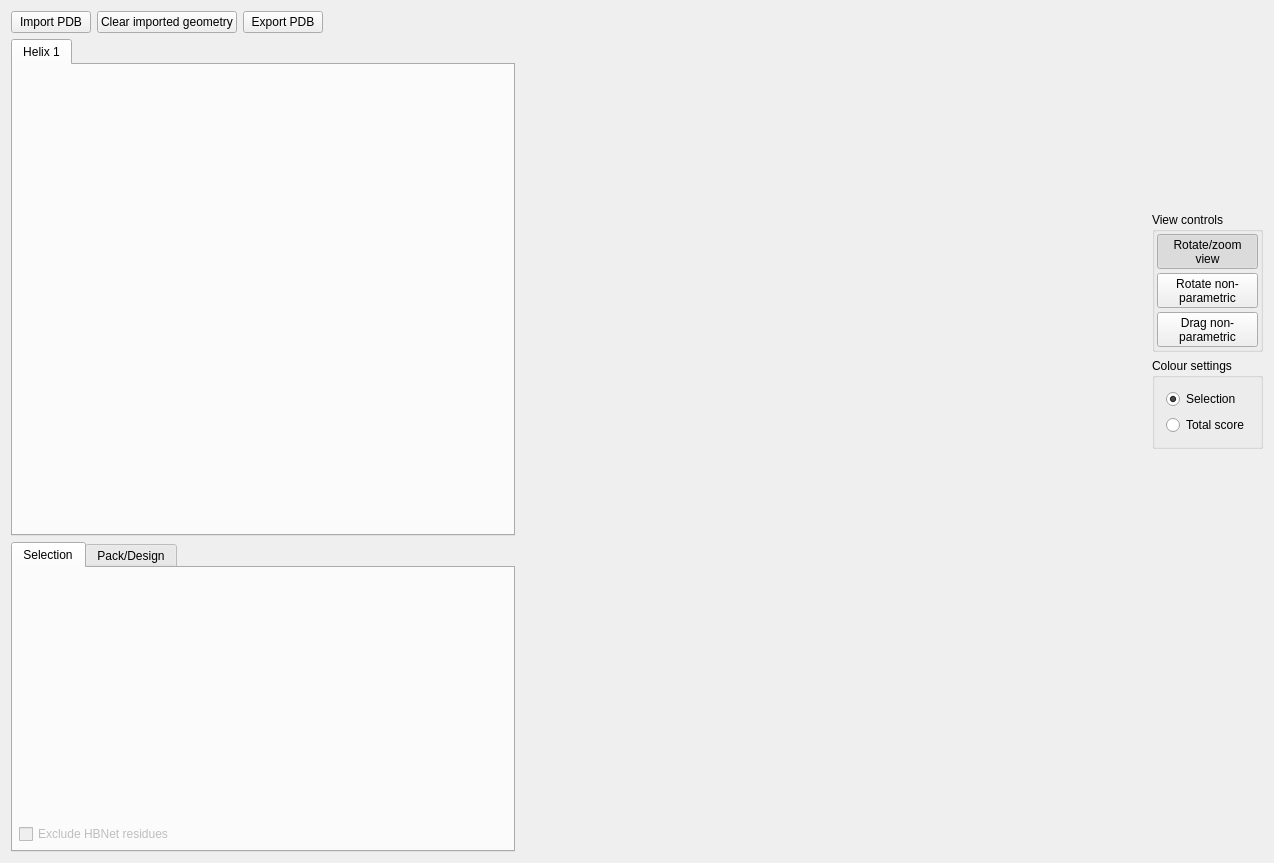
<?xml version="1.0" encoding="UTF-8"?>
<ui version="4.0">
 <class>MainWindow</class>
 <widget class="QMainWindow" name="MainWindow">
  <property name="geometry">
   <rect>
    <x>0</x>
    <y>0</y>
    <width>1274</width>
    <height>863</height>
   </rect>
  </property>
  <property name="sizePolicy">
   <sizepolicy hsizetype="Expanding" vsizetype="Preferred">
    <horstretch>0</horstretch>
    <verstretch>0</verstretch>
   </sizepolicy>
  </property>
  <property name="windowTitle">
   <string>Helical bundle GUI demo</string>
  </property>
  <widget class="QWidget" name="centralWidget">
   <layout class="QHBoxLayout" name="horizontalLayout" stretch="4,5,0">
    <item>
     <layout class="QVBoxLayout" name="verticalLayout_2" stretch="3,0">
      <property name="topMargin">
       <number>0</number>
      </property>
      <property name="rightMargin">
       <number>0</number>
      </property>
      <property name="bottomMargin">
       <number>0</number>
      </property>
      <item>
       <layout class="QVBoxLayout" name="verticalLayout">
        <property name="topMargin">
         <number>0</number>
        </property>
        <item>
         <layout class="QHBoxLayout" name="horizontalLayout_2">
          <property name="leftMargin">
           <number>0</number>
          </property>
          <property name="topMargin">
           <number>0</number>
          </property>
          <property name="rightMargin">
           <number>0</number>
          </property>
          <property name="bottomMargin">
           <number>0</number>
          </property>
          <item>
           <widget class="QPushButton" name="importPDB_button">
            <property name="text">
             <string>Import PDB</string>
            </property>
           </widget>
          </item>
          <item>
           <widget class="QPushButton" name="clearimported_button">
            <property name="text">
             <string>Clear imported geometry</string>
            </property>
           </widget>
          </item>
          <item>
           <widget class="QPushButton" name="pushButton">
            <property name="enabled">
             <bool>true</bool>
            </property>
            <property name="text">
             <string>Export PDB</string>
            </property>
           </widget>
          </item>
          <item>
           <spacer name="horizontalSpacer">
            <property name="orientation">
             <enum>Qt::Horizontal</enum>
            </property>
            <property name="sizeHint" stdset="0">
             <size>
              <width>40</width>
              <height>20</height>
             </size>
            </property>
           </spacer>
          </item>
         </layout>
        </item>
        <item>
         <widget class="QTabWidget" name="tabWidget">
          <property name="currentIndex">
           <number>0</number>
          </property>
          <widget class="QWidget" name="tab_1">
           <attribute name="title">
            <string>Helix 1</string>
           </attribute>
          </widget>
         </widget>
        </item>
       </layout>
      </item>
      <item>
       <widget class="QTabWidget" name="tabWidget_controls">
        <property name="enabled">
         <bool>true</bool>
        </property>
        <property name="currentIndex">
         <number>0</number>
        </property>
        <widget class="QWidget" name="tab_select">
         <attribute name="title">
          <string>Selection</string>
         </attribute>
         <layout class="QHBoxLayout" name="horizontalLayout_3" stretch="1,1">
          <property name="leftMargin">
           <number>6</number>
          </property>
          <property name="topMargin">
           <number>6</number>
          </property>
          <property name="rightMargin">
           <number>6</number>
          </property>
          <property name="bottomMargin">
           <number>6</number>
          </property>
          <item>
           <layout class="QVBoxLayout" name="verticalLayout_4">
            <property name="bottomMargin">
             <number>0</number>
            </property>
            <item>
             <spacer name="verticalSpacer">
              <property name="orientation">
               <enum>Qt::Vertical</enum>
              </property>
              <property name="sizeHint" stdset="0">
               <size>
                <width>20</width>
                <height>40</height>
               </size>
              </property>
             </spacer>
            </item>
            <item>
             <widget class="QCheckBox" name="checkbox_exclude_hbnet_residues">
              <property name="enabled">
               <bool>false</bool>
              </property>
              <property name="text">
               <string>Exclude HBNet residues</string>
              </property>
             </widget>
            </item>
           </layout>
          </item>
          <item>
           <spacer name="horizontalSpacer_2">
            <property name="orientation">
             <enum>Qt::Horizontal</enum>
            </property>
            <property name="sizeHint" stdset="0">
             <size>
              <width>297</width>
              <height>20</height>
             </size>
            </property>
           </spacer>
          </item>
         </layout>
        </widget>
        <widget class="QWidget" name="tab_pack_design">
         <attribute name="title">
          <string>Pack/Design</string>
         </attribute>
         <layout class="QVBoxLayout" name="verticalLayout_9">
          <item>
           <widget class="QGroupBox" name="groupBox_2">
            <property name="title">
             <string>Packer control</string>
            </property>
            <layout class="QVBoxLayout" name="verticalLayout_5">
             <item>
              <widget class="QCheckBox" name="checkbox_allow_design">
               <property name="text">
                <string>Allow design</string>
               </property>
               <property name="checked">
                <bool>true</bool>
               </property>
              </widget>
             </item>
             <item>
              <widget class="QGroupBox" name="groupBox_3">
               <property name="title">
                <string>Allowed residue types</string>
               </property>
               <layout class="QVBoxLayout" name="verticalLayout_11">
                <property name="leftMargin">
                 <number>6</number>
                </property>
                <property name="topMargin">
                 <number>6</number>
                </property>
                <property name="rightMargin">
                 <number>6</number>
                </property>
                <property name="bottomMargin">
                 <number>6</number>
                </property>
                <item>
                 <layout class="QHBoxLayout" name="horizontalLayout_5" stretch="1,2">
                  <property name="spacing">
                   <number>6</number>
                  </property>
                  <property name="topMargin">
                   <number>0</number>
                  </property>
                  <item>
                   <layout class="QVBoxLayout" name="verticalLayout_8">
                    <property name="topMargin">
                     <number>0</number>
                    </property>
                    <item>
                     <widget class="QCheckBox" name="checkbox_ala">
                      <property name="text">
                       <string>Ala</string>
                      </property>
                      <property name="checked">
                       <bool>true</bool>
                      </property>
                     </widget>
                    </item>
                    <item>
                     <widget class="QCheckBox" name="checkbox_gly">
                      <property name="text">
                       <string>Gly</string>
                      </property>
                     </widget>
                    </item>
                    <item>
                     <widget class="QCheckBox" name="checkbox_pro">
                      <property name="text">
                       <string>Pro</string>
                      </property>
                     </widget>
                    </item>
                    <item>
                     <widget class="QCheckBox" name="checkbox_cys">
                      <property name="text">
                       <string>Cys</string>
                      </property>
                     </widget>
                    </item>
                    <item>
                     <widget class="QCheckBox" name="checkbox_his">
                      <property name="text">
                       <string>His</string>
                      </property>
                     </widget>
                    </item>
                   </layout>
                  </item>
                  <item>
                   <layout class="QVBoxLayout" name="verticalLayout_7">
                    <item>
                     <widget class="QCheckBox" name="checkbox_met">
                      <property name="text">
                       <string>Met</string>
                      </property>
                     </widget>
                    </item>
                    <item>
                     <widget class="QCheckBox" name="checkbox_aromatic">
                      <property name="text">
                       <string>Aromatics (trp, tyr, phe)</string>
                      </property>
                     </widget>
                    </item>
                    <item>
                     <widget class="QCheckBox" name="checkbox_aliphatic">
                      <property name="text">
                       <string>Small aliphatics (leu, ile, val)</string>
                      </property>
                      <property name="checked">
                       <bool>true</bool>
                      </property>
                     </widget>
                    </item>
                    <item>
                     <widget class="QCheckBox" name="checkbox_polar">
                      <property name="text">
                       <string>Polar uncharged (asn, gln, ser, thr)</string>
                      </property>
                     </widget>
                    </item>
                    <item>
                     <widget class="QCheckBox" name="checkbox_charged">
                      <property name="text">
                       <string>Charged (asp, glu, lys, arg)</string>
                      </property>
                     </widget>
                    </item>
                   </layout>
                  </item>
                 </layout>
                </item>
               </layout>
              </widget>
             </item>
            </layout>
            <zorder>groupBox_3</zorder>
            <zorder>checkbox_allow_design</zorder>
           </widget>
          </item>
          <item>
           <layout class="QHBoxLayout" name="horizontalLayout_4">
            <property name="topMargin">
             <number>0</number>
            </property>
            <item>
             <spacer name="horizontalSpacer_3">
              <property name="orientation">
               <enum>Qt::Horizontal</enum>
              </property>
              <property name="sizeHint" stdset="0">
               <size>
                <width>40</width>
                <height>20</height>
               </size>
              </property>
             </spacer>
            </item>
            <item>
             <widget class="QPushButton" name="button_run_packer">
              <property name="text">
               <string>Run packer</string>
              </property>
             </widget>
            </item>
            <item>
             <widget class="QPushButton" name="button_run_minimizer">
              <property name="text">
               <string>Run side-chain minimizer</string>
              </property>
             </widget>
            </item>
           </layout>
          </item>
         </layout>
        </widget>
       </widget>
      </item>
     </layout>
    </item>
    <item>
     <layout class="QVBoxLayout" name="verticalLayout_6" stretch="1">
      <property name="leftMargin">
       <number>0</number>
      </property>
      <property name="bottomMargin">
       <number>0</number>
      </property>
      <item>
       <layout class="QVBoxLayout" name="verticalLayout_opengl">
        <property name="spacing">
         <number>3</number>
        </property>
        <property name="leftMargin">
         <number>0</number>
        </property>
        <property name="topMargin">
         <number>0</number>
        </property>
        <property name="rightMargin">
         <number>0</number>
        </property>
        <property name="bottomMargin">
         <number>0</number>
        </property>
       </layout>
      </item>
     </layout>
    </item>
    <item>
     <layout class="QVBoxLayout" name="verticalLayout_12" stretch="1,0,0,2">
      <property name="leftMargin">
       <number>0</number>
      </property>
      <item>
       <spacer name="verticalSpacer_3">
        <property name="orientation">
         <enum>Qt::Vertical</enum>
        </property>
        <property name="sizeHint" stdset="0">
         <size>
          <width>20</width>
          <height>40</height>
         </size>
        </property>
       </spacer>
      </item>
      <item>
       <widget class="QGroupBox" name="groupBox_5">
        <property name="title">
         <string>View controls</string>
        </property>
        <layout class="QVBoxLayout" name="verticalLayout_13">
         <property name="spacing">
          <number>4</number>
         </property>
         <property name="leftMargin">
          <number>2</number>
         </property>
         <property name="topMargin">
          <number>2</number>
         </property>
         <property name="rightMargin">
          <number>2</number>
         </property>
         <property name="bottomMargin">
          <number>2</number>
         </property>
         <item>
          <widget class="QToolButton" name="tool_rotate_zoom_view">
           <property name="sizePolicy">
            <sizepolicy hsizetype="MinimumExpanding" vsizetype="Fixed">
             <horstretch>0</horstretch>
             <verstretch>0</verstretch>
            </sizepolicy>
           </property>
           <property name="text">
            <string>Rotate/zoom
view</string>
           </property>
           <property name="checkable">
            <bool>true</bool>
           </property>
           <property name="checked">
            <bool>true</bool>
           </property>
           <property name="autoExclusive">
            <bool>true</bool>
           </property>
          </widget>
         </item>
         <item>
          <widget class="QToolButton" name="tool_rotate_nonparametric">
           <property name="sizePolicy">
            <sizepolicy hsizetype="MinimumExpanding" vsizetype="Fixed">
             <horstretch>0</horstretch>
             <verstretch>0</verstretch>
            </sizepolicy>
           </property>
           <property name="text">
            <string>Rotate non-
parametric</string>
           </property>
           <property name="checkable">
            <bool>true</bool>
           </property>
           <property name="autoExclusive">
            <bool>true</bool>
           </property>
          </widget>
         </item>
         <item>
          <widget class="QToolButton" name="tool_drag_nonparametric">
           <property name="sizePolicy">
            <sizepolicy hsizetype="MinimumExpanding" vsizetype="Fixed">
             <horstretch>0</horstretch>
             <verstretch>0</verstretch>
            </sizepolicy>
           </property>
           <property name="text">
            <string>Drag non-
parametric</string>
           </property>
           <property name="checkable">
            <bool>true</bool>
           </property>
           <property name="autoExclusive">
            <bool>true</bool>
           </property>
          </widget>
         </item>
        </layout>
       </widget>
      </item>
      <item>
       <widget class="QGroupBox" name="groupBox_4">
        <property name="title">
         <string>Colour settings</string>
        </property>
        <layout class="QVBoxLayout" name="verticalLayout_14">
         <item>
          <widget class="QRadioButton" name="radiobutton_colourby_selection">
           <property name="text">
            <string>Selection</string>
           </property>
           <property name="checkable">
            <bool>true</bool>
           </property>
           <property name="checked">
            <bool>true</bool>
           </property>
          </widget>
         </item>
         <item>
          <widget class="QRadioButton" name="radiobutton_colourby_totalscore">
           <property name="text">
            <string>Total score</string>
           </property>
          </widget>
         </item>
        </layout>
       </widget>
      </item>
      <item>
       <spacer name="verticalSpacer_2">
        <property name="orientation">
         <enum>Qt::Vertical</enum>
        </property>
        <property name="sizeHint" stdset="0">
         <size>
          <width>20</width>
          <height>40</height>
         </size>
        </property>
       </spacer>
      </item>
     </layout>
    </item>
   </layout>
  </widget>
 </widget>
 <layoutdefault spacing="6" margin="11"/>
 <resources/>
 <connections/>
</ui>
